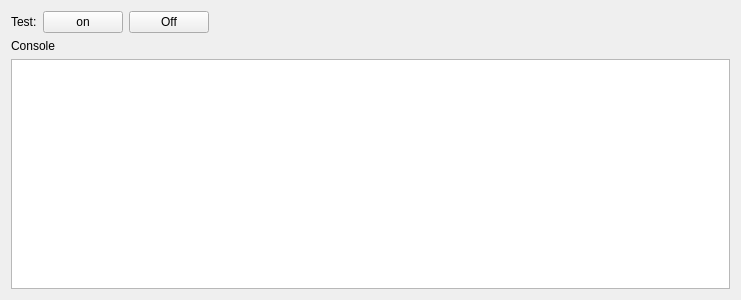
<?xml version="1.0" encoding="UTF-8"?>
<ui version="4.0">
 <class>MainWidget</class>
 <widget class="QWidget" name="MainWidget">
  <property name="geometry">
   <rect>
    <x>0</x>
    <y>0</y>
    <width>741</width>
    <height>300</height>
   </rect>
  </property>
  <property name="windowTitle">
   <string>QtArduCompanion</string>
  </property>
  <layout class="QVBoxLayout" name="verticalLayout">
   <item>
    <layout class="QHBoxLayout" name="horizontalLayout">
     <item>
      <widget class="QLabel" name="label">
       <property name="text">
        <string>Test:</string>
       </property>
      </widget>
     </item>
     <item>
      <widget class="QPushButton" name="buttonOn">
       <property name="text">
        <string>on</string>
       </property>
      </widget>
     </item>
     <item>
      <widget class="QPushButton" name="buttonOff">
       <property name="text">
        <string>Off</string>
       </property>
      </widget>
     </item>
     <item>
      <spacer name="horizontalSpacer">
       <property name="orientation">
        <enum>Qt::Horizontal</enum>
       </property>
       <property name="sizeHint" stdset="0">
        <size>
         <width>40</width>
         <height>20</height>
        </size>
       </property>
      </spacer>
     </item>
    </layout>
   </item>
   <item>
    <widget class="QLabel" name="label_2">
     <property name="text">
      <string>Console</string>
     </property>
    </widget>
   </item>
   <item>
    <widget class="QPlainTextEdit" name="console"/>
   </item>
  </layout>
 </widget>
 <resources/>
 <connections/>
</ui>
